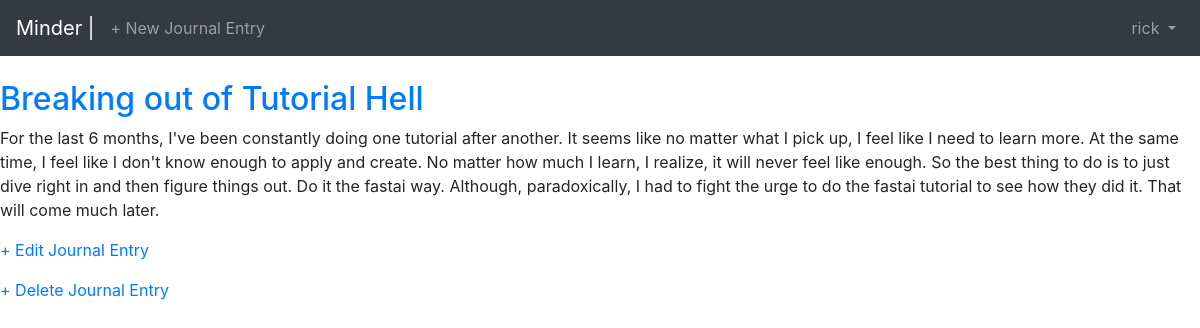
Page /entry/1/ (signed in) on the committed database.
### Home/models.py (models this page shows, shortened)
class Entry(models.Model):
    title = models.CharField(max_length=200)
    author = models.ForeignKey(
        'auth.User',
        on_delete=models.CASCADE,
    )
    body = models.TextField()
    date= models.DateTimeField(auto_now_add=True)

### Home/views.py (the view)
# urls.py: path('entry/<int:pk>/', EntryDetailView.as_view(), name='entry_detail'),
class EntryDetailView(LoginRequiredMixin, DetailView):
    model = Entry
    template_name = 'entry_detail.html'
    login_url = 'login'

### templates/entry_detail.html
{% extends 'base.html' %}
{% block content %}
    <div class="entry">
        <h2><a href="">{{ entry.title }}</a></h2>
        <p>{{ entry.body }}</p>
    </div>
    <p><a href="{% url 'entry_edit' entry.pk %}">+ Edit Journal Entry</a></p>
    <p><a href="{% url 'entry_delete' entry.pk %}">+ Delete Journal Entry</a></p>
{% endblock content %}

### templates/base.html (shortened to what this page needs)
<!DOCTYPE html>
{% load static %}
<html lang="en">
<head>
    <link rel="stylesheet" href="https://maxcdn.bootstrapcdn.com/bootstrap/4.0.0/css/bootstrap.min.css">
</head>
<body>
    <nav class="navbar navbar-expand-md navbar-dark bg-dark mb-4">
        <a class="navbar-brand" href="{% url 'home' %}">
            Minder  |
        </a>
        <a class="navbar-text" href="{% url 'entry_new' %}">
            + New Journal Entry
        </a>
        <div class="collapse navbar-collapse" id="navbarCollapse">
            {% if user.is_authenticated %}
                <ul class="navbar-nav ml-auto">
                    <li class="nav-item">
                        <a class="nav-link dropdown-toggle" href="#" id="userMenu" data-toggle="dropdown" aria-haspopup="true" aria-expanded="false">
                            {{ user.username }}
                        </a>
                    </li>
                </ul>
            {% endif %}
        </div>
    </nav>
    <div>
        {% block content %}
        {% endblock content %}
    </div>
</body>
</html>

### rows in the picture
Entry: title "Breaking out of Tutorial Hell", body "For the last 6 months, I've been constantly doing one tutorial after another. It seems like no matter what I pick up, I feel like I need to learn more. At the same time, I feel like I don't know enough to apply and create. No matter how much I learn, I realize, it will never feel like enough. So the best thing to do is to just dive right in and then figure things out. Do it the fastai way. Although, paradoxically, I had to fight the urge to do the fastai tutorial to see how they did it. That will come much later."

### other values in the picture
{{ user.username }} "rick"
